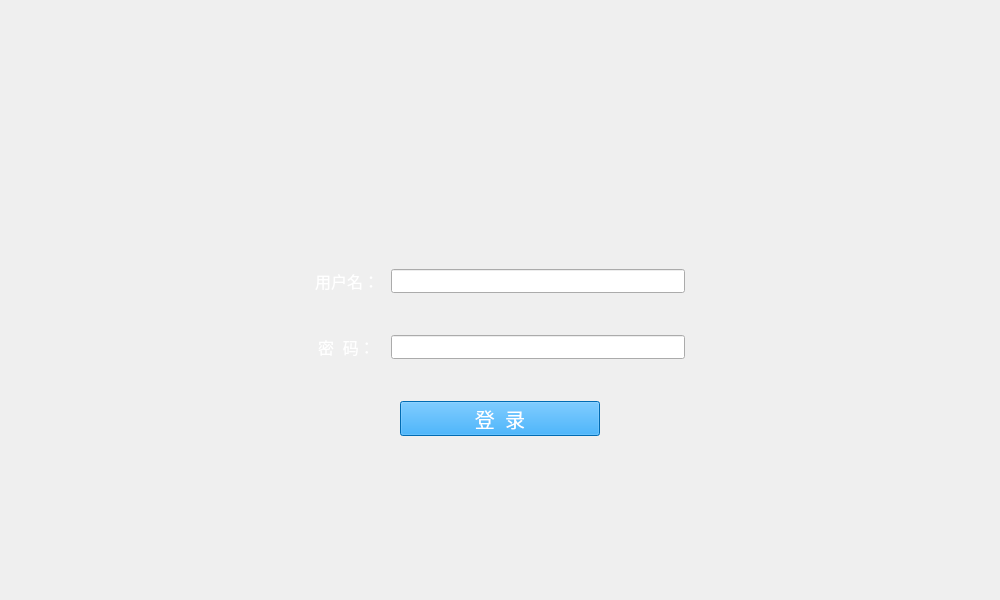
<?xml version="1.0" encoding="UTF-8"?>
<ui version="4.0">
 <class>Form</class>
 <widget class="QWidget" name="Form">
  <property name="geometry">
   <rect>
    <x>0</x>
    <y>0</y>
    <width>1000</width>
    <height>600</height>
   </rect>
  </property>
  <property name="maximumSize">
   <size>
    <width>1000</width>
    <height>600</height>
   </size>
  </property>
  <property name="windowTitle">
   <string>用户登录</string>
  </property>
  <property name="styleSheet">
   <string notr="true"/>
  </property>
  <layout class="QVBoxLayout" name="verticalLayout">
   <item>
    <widget class="QWidget" name="widget" native="true">
     <layout class="QGridLayout" name="gridLayout">
      <item row="5" column="1" alignment="Qt::AlignHCenter">
       <widget class="QLabel" name="label_2">
        <property name="maximumSize">
         <size>
          <width>16777215</width>
          <height>80</height>
         </size>
        </property>
        <property name="font">
         <font>
          <pointsize>12</pointsize>
         </font>
        </property>
        <property name="styleSheet">
         <string notr="true">color:rgb(255,255,255)</string>
        </property>
        <property name="text">
         <string>密  码：</string>
        </property>
        <property name="alignment">
         <set>Qt::AlignCenter</set>
        </property>
       </widget>
      </item>
      <item row="0" column="3">
       <spacer name="verticalSpacer_2">
        <property name="orientation">
         <enum>Qt::Vertical</enum>
        </property>
        <property name="sizeHint" stdset="0">
         <size>
          <width>20</width>
          <height>40</height>
         </size>
        </property>
       </spacer>
      </item>
      <item row="4" column="1" colspan="3">
       <widget class="QLabel" name="label_3">
        <property name="minimumSize">
         <size>
          <width>0</width>
          <height>30</height>
         </size>
        </property>
        <property name="maximumSize">
         <size>
          <width>16777215</width>
          <height>30</height>
         </size>
        </property>
        <property name="text">
         <string/>
        </property>
       </widget>
      </item>
      <item row="2" column="0">
       <spacer name="horizontalSpacer">
        <property name="orientation">
         <enum>Qt::Horizontal</enum>
        </property>
        <property name="sizeHint" stdset="0">
         <size>
          <width>40</width>
          <height>20</height>
         </size>
        </property>
       </spacer>
      </item>
      <item row="7" column="1" colspan="3" alignment="Qt::AlignHCenter">
       <widget class="QPushButton" name="pushButton">
        <property name="minimumSize">
         <size>
          <width>200</width>
          <height>30</height>
         </size>
        </property>
        <property name="maximumSize">
         <size>
          <width>300</width>
          <height>35</height>
         </size>
        </property>
        <property name="font">
         <font>
          <family>3ds</family>
          <pointsize>15</pointsize>
          <weight>50</weight>
          <bold>false</bold>
         </font>
        </property>
        <property name="styleSheet">
         <string notr="true">background-color: rgb(0, 150, 250);color:rgb(255,255,255)</string>
        </property>
        <property name="text">
         <string>登  录</string>
        </property>
       </widget>
      </item>
      <item row="1" column="3">
       <spacer name="verticalSpacer_4">
        <property name="orientation">
         <enum>Qt::Vertical</enum>
        </property>
        <property name="sizeHint" stdset="0">
         <size>
          <width>20</width>
          <height>40</height>
         </size>
        </property>
       </spacer>
      </item>
      <item row="6" column="1" colspan="3">
       <widget class="QLabel" name="label_4">
        <property name="minimumSize">
         <size>
          <width>0</width>
          <height>30</height>
         </size>
        </property>
        <property name="maximumSize">
         <size>
          <width>16777215</width>
          <height>30</height>
         </size>
        </property>
        <property name="text">
         <string/>
        </property>
       </widget>
      </item>
      <item row="9" column="3">
       <spacer name="verticalSpacer_3">
        <property name="orientation">
         <enum>Qt::Vertical</enum>
        </property>
        <property name="sizeHint" stdset="0">
         <size>
          <width>20</width>
          <height>40</height>
         </size>
        </property>
       </spacer>
      </item>
      <item row="2" column="4">
       <spacer name="horizontalSpacer_2">
        <property name="orientation">
         <enum>Qt::Horizontal</enum>
        </property>
        <property name="sizeHint" stdset="0">
         <size>
          <width>40</width>
          <height>20</height>
         </size>
        </property>
       </spacer>
      </item>
      <item row="2" column="1" alignment="Qt::AlignHCenter">
       <widget class="QLabel" name="label">
        <property name="maximumSize">
         <size>
          <width>16777215</width>
          <height>80</height>
         </size>
        </property>
        <property name="font">
         <font>
          <pointsize>12</pointsize>
         </font>
        </property>
        <property name="styleSheet">
         <string notr="true">color:rgb(255,255,255)</string>
        </property>
        <property name="text">
         <string>用户名：</string>
        </property>
        <property name="alignment">
         <set>Qt::AlignCenter</set>
        </property>
       </widget>
      </item>
      <item row="5" column="3">
       <widget class="QLineEdit" name="lineEdit_2">
        <property name="maximumSize">
         <size>
          <width>300</width>
          <height>35</height>
         </size>
        </property>
       </widget>
      </item>
      <item row="2" column="3">
       <widget class="QLineEdit" name="lineEdit">
        <property name="maximumSize">
         <size>
          <width>300</width>
          <height>35</height>
         </size>
        </property>
       </widget>
      </item>
      <item row="8" column="3">
       <widget class="QLabel" name="label_5">
        <property name="minimumSize">
         <size>
          <width>0</width>
          <height>10</height>
         </size>
        </property>
        <property name="text">
         <string/>
        </property>
       </widget>
      </item>
     </layout>
    </widget>
   </item>
  </layout>
 </widget>
 <resources/>
 <connections/>
</ui>
